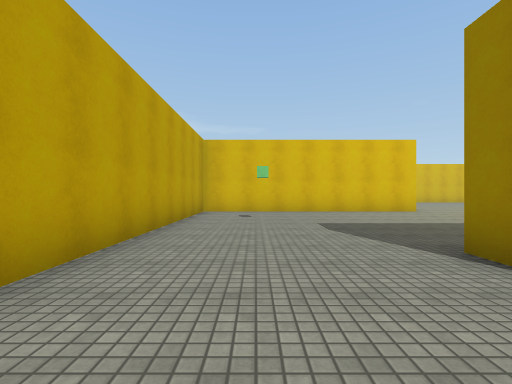
[1] (above)

24 first-person views from a walk through a Unity game level. The camera is 1.3 m above the floor, looks level and sees 85° across. The floor is counted in squares, 2 m on a side. Each view is taken from the middle of a square. On the plan, view 1 faces up. The plan holds only what a view shows up to about 9 squares ahead; the rest is blank. The place goes on beyond the plan. Surface patterns are stand-ins for the level's own textures.

[2]
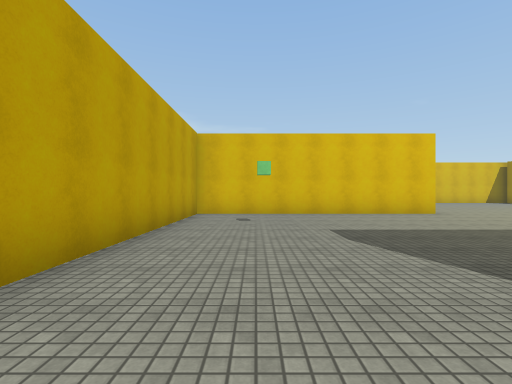

[3]
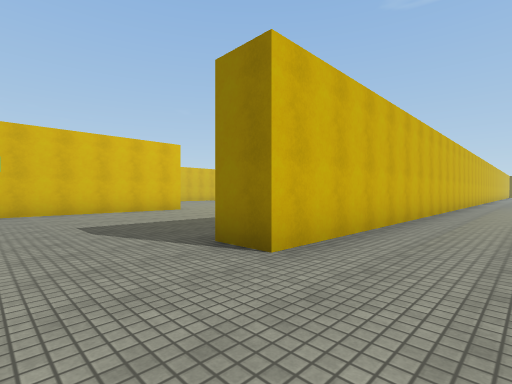

[4]
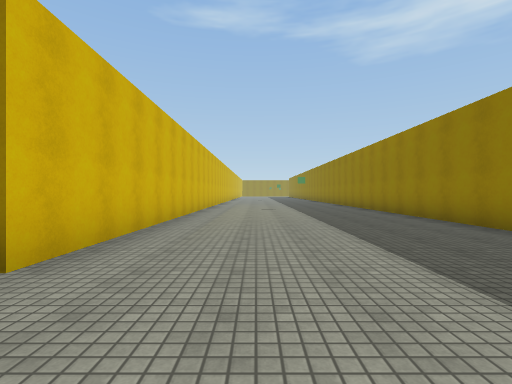

[5]
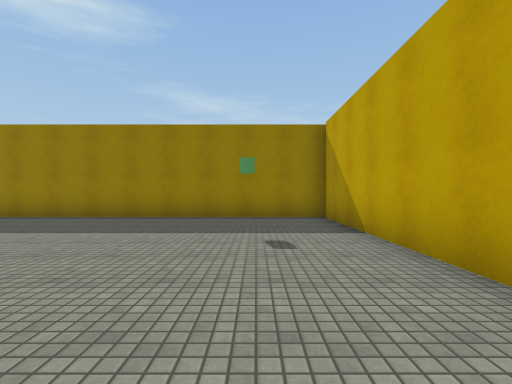

[6]
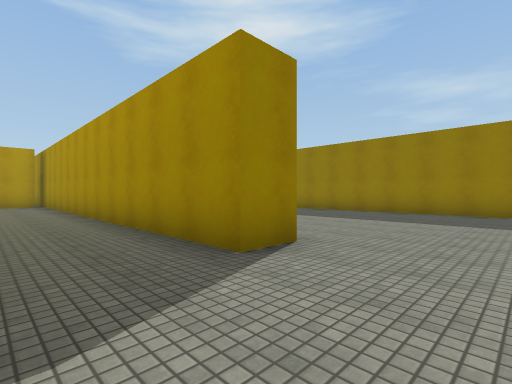

[7]
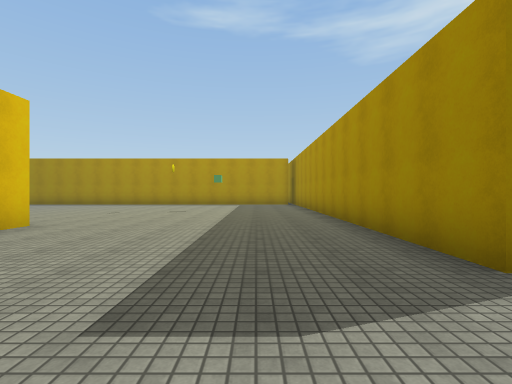

[8]
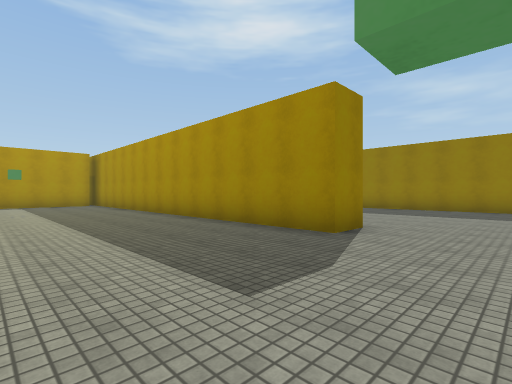

[9]
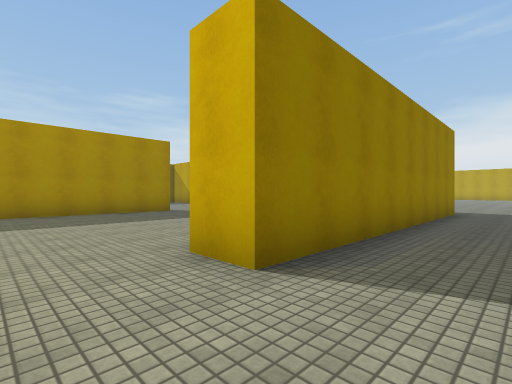

[10]
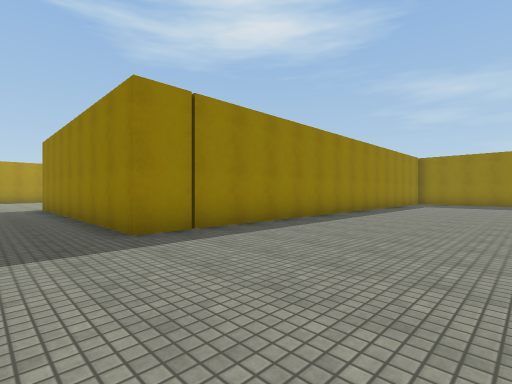

[11]
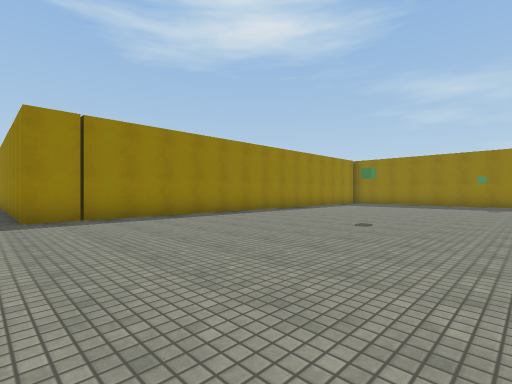

[12]
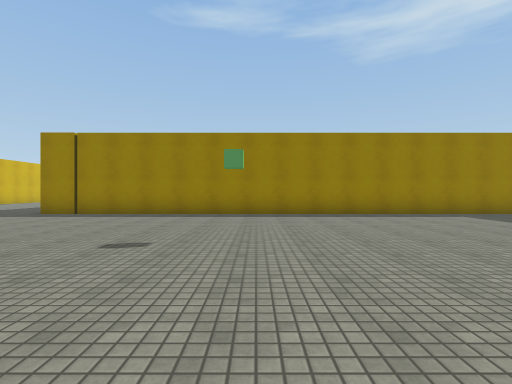

[13]
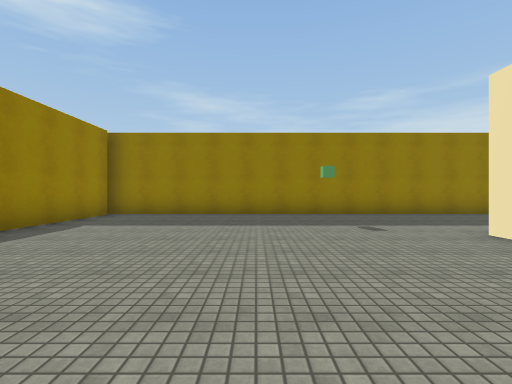

[14]
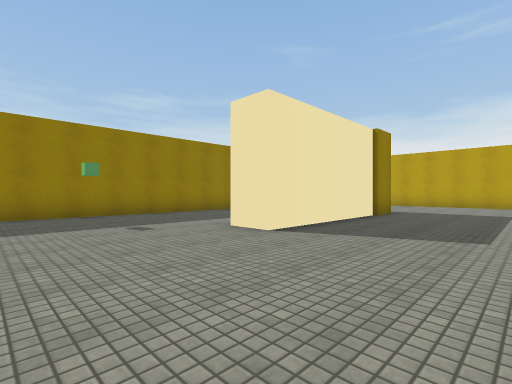

[15]
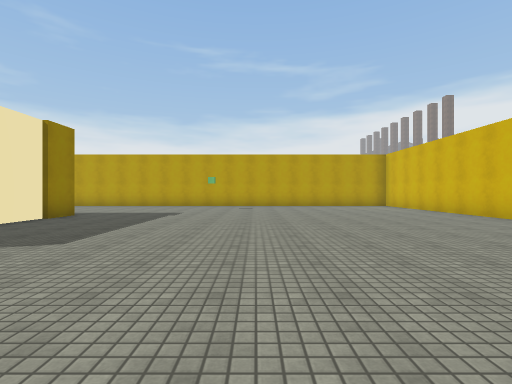

[16]
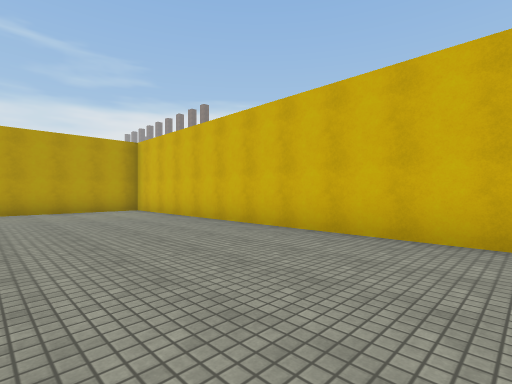

[17]
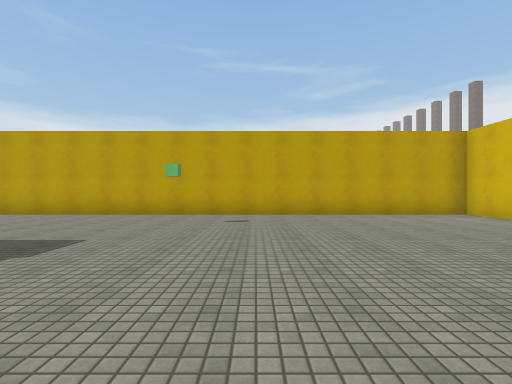

[18]
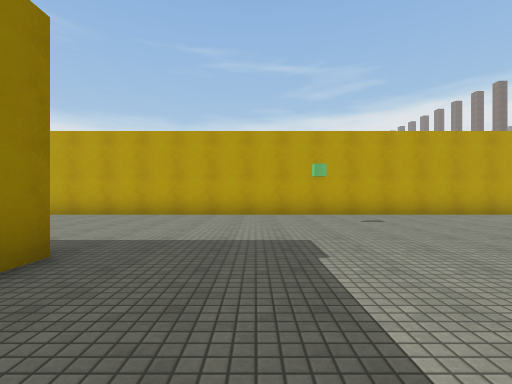

[19]
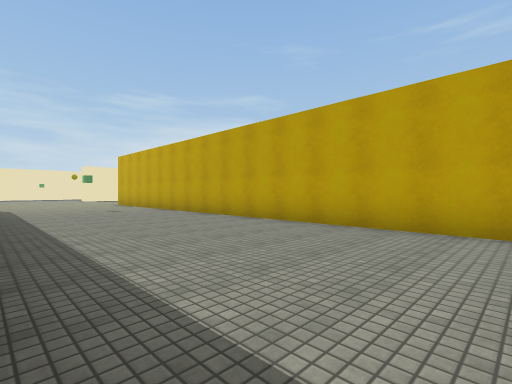

[20]
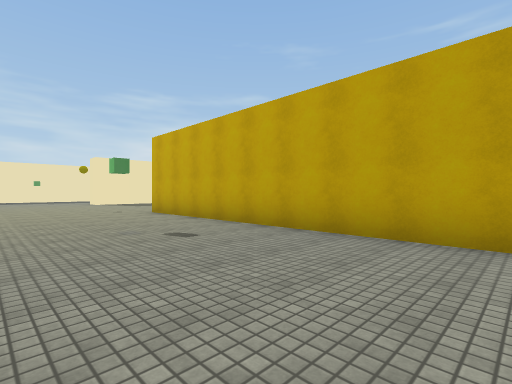

[21]
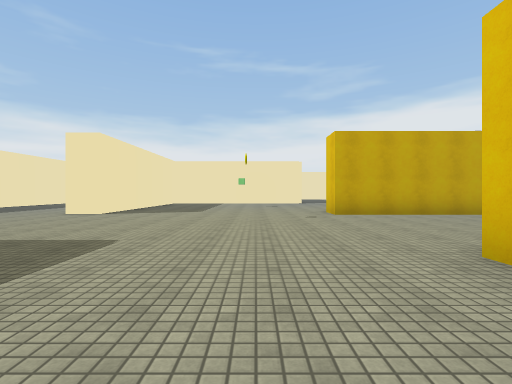

[22]
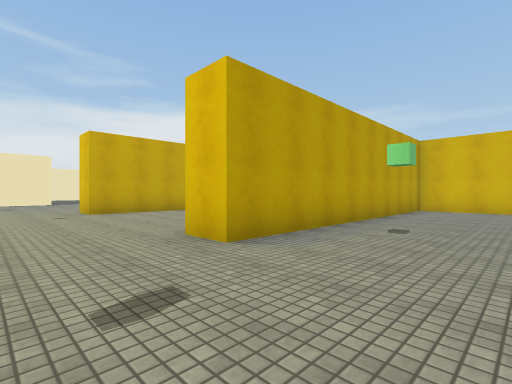

[23]
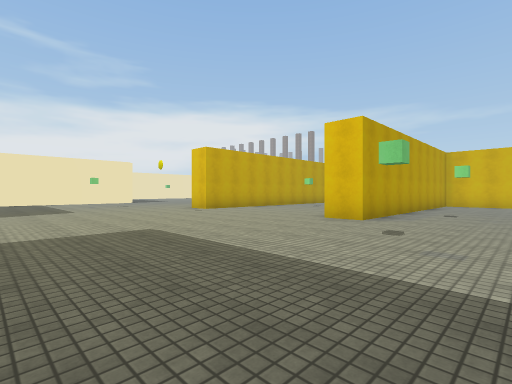

[24]
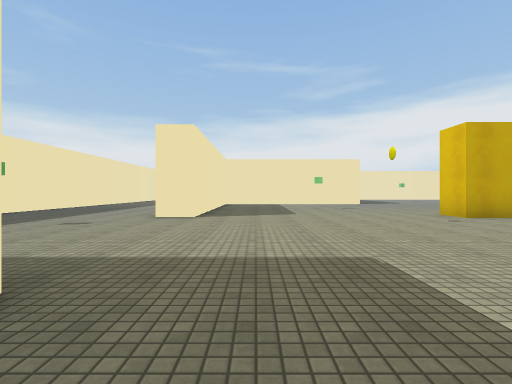

### Floor plan
Points are (right, up) in squares from view 1. A wall is a line through its corners. A room is listed if a view was taken in it or the views show most of it. See-through windows are left out.
Room 1 (views 1, 2, 3, 4, 5, 6, 7, 8, 9)
walls: (9.5, 2) (2.2, 2) (2.2, 3) (9.5, 3); (5.4, 10.4) (5.4, 9.3) (-1.7, 9.3) (-1.7, -4); (-2, -4.3) (9, -4.3)
ways out: opening at (6, 11.5) to room 2
Room 2 (views 10, 11, 12, 13, 14, 15, 16, 17, 18, 19, 20, 21, 22, 23, 24)
walls: (-13.9, -4.3) (-2, -4.3); (-15.9, 0.9) (-10.5, 0.9) (-10.5, -0.2); (-14.8, -12.5) (-14.8, -13.7) (-15.9, -13.7); (-2.8, -4) (-2.8, 10.4) (5.4, 10.4); (-11.1, 12.1) (-21, 12.1) (-21, -13.7) (-22, -13.7); (-23, -20.6) (-21.2, -20.6) (-21.2, -21.6); (-23, -26.7) (-22.5, -26.7)
ways out: opening at (6, 11.5) to room 1; opening at (-12, -13)

Positions as (right, up) in squares from view 1, and headings:
1: (0, 0), facing up
2: (0, 1), facing up
3: (0, 0), facing up-right
4: (0, 0), facing right
5: (0, 3), facing down
6: (0, 5), facing down-right
7: (0, 5), facing right
8: (0, 7), facing down-right
9: (7, 12), facing down-left
10: (-7, 12), facing down-right
11: (-10, 11), facing down-right
12: (-11, 4), facing right
13: (-7, 4), facing down
14: (-7, 4), facing down-left
15: (-8, 6), facing left
16: (-11, 8), facing up-left
17: (-13, 6), facing left
18: (-13, 3), facing left
19: (-16, 1), facing down-left
20: (-17, -5), facing down-left
21: (-13, -16), facing left
22: (-12, -16), facing up-left
23: (-12, -20), facing up-left
24: (-14, -19), facing left
